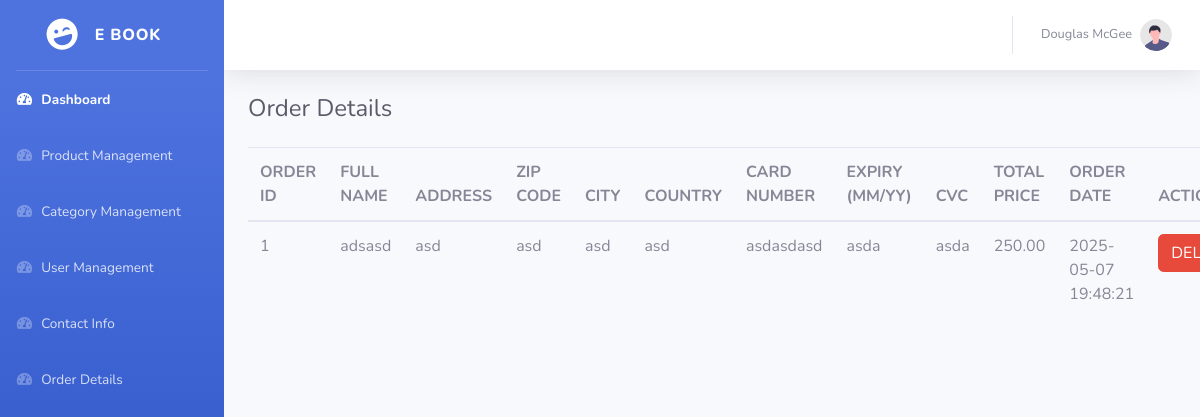
Screenshot of /backend/Order-Details.php (signed in) with the database file from the repository.
### tables this page shows
CREATE TABLE `checkout_details` (
  `id` int(11) NOT NULL,
  `full_name` varchar(255) DEFAULT NULL,
  `address` varchar(255) DEFAULT NULL,
  `zip_code` varchar(50) DEFAULT NULL,
  `city` varchar(100) DEFAULT NULL,
  `country` varchar(100) DEFAULT NULL,
  `card_number` varchar(50) DEFAULT NULL,
  `card_expiry` varchar(10) DEFAULT NULL,
  `card_cvc` varchar(10) DEFAULT NULL,
  `total_price` decimal(10,2) DEFAULT NULL,
  `order_date` timestamp NOT NULL DEFAULT current_timestamp()
);

### backend/Order-Details.php (the view, shortened to what this page needs)
<!DOCTYPE html>
<html lang="en">
<head>
    <link href="vendor/fontawesome-free/css/all.min.css" rel="stylesheet" type="text/css">
    <link href="css/sb-admin-2.min.css" rel="stylesheet">
</head>
<body id="page-top">
    <div id="wrapper">
        <?php
       include('./sidebar.php');
       ?>
        <div id="content-wrapper" class="d-flex flex-column">
            <div id="content">
               <?php
include("./navbar.php");
               ?>
                <div class="px-4">
                <div class="d-flex justify-content-between align-items-center mb-3">
        <h1 class="h4 text-gray-800">Order Details</h1>
    </div>
                <table class="table">
                <thead>
                <tr>
                                <th scope="col">ORDER ID</th>
                                <th scope="col">FULL NAME</th>
                                <th scope="col">ADDRESS</th>
                                <th scope="col">ZIP CODE</th>
                                <th scope="col">CITY</th>
                                <th scope="col">COUNTRY</th>
                                <th scope="col">CARD NUMBER</th>
                                <th scope="col">EXPIRY (MM/YY)</th>
                                <th scope="col">CVC</th>
                                <th scope="col">TOTAL PRICE</th>
                                <th scope="col">ORDER DATE</th>
                                <th scope="col">ACTION</th>
                            </tr>
</thead>
<tbody>
                            <?php
                            include('./connection.php');
                            $sql = "SELECT * FROM `checkout_details`";
                            $data = mysqli_query($conn, $sql);
                            while($result = mysqli_fetch_assoc($data)){
                                echo "
                                <tr>
                                    <td>{$result['id']}</td>
                                    <td>{$result['full_name']}</td>
                                    <td>{$result['address']}</td>
                                    <td>{$result['zip_code']}</td>
                                    <td>{$result['city']}</td>
                                    <td>{$result['country']}</td>
                                    <td>{$result['card_number']}</td>
                                    <td>{$result['card_expiry']}</td>
                                    <td>{$result['card_cvc']}</td>
                                    <td>{$result['total_price']}</td>
                                    <td>{$result['order_date']}</td>
                                    <td>
                                        <a href='order_delete.php?id={$result['id']}' class='text-white'><button type='button' class='btn btn-danger'>DELETE</button></a>
                                    </td>
                                </tr>
                                ";
                            }
                            ?>
                        </tbody>
 </table>
 </div>
        </div>
    </div>
</body>
</html>

### rows the page displays
checkout_details: id "1", full_name "adsasd", address "asd", zip_code "asd", city "asd", country "asd", card_number "asdasdasd", card_expiry "asda", card_cvc "asda", total_price "250.00", order_date "2025-05-07 19:48:21"
